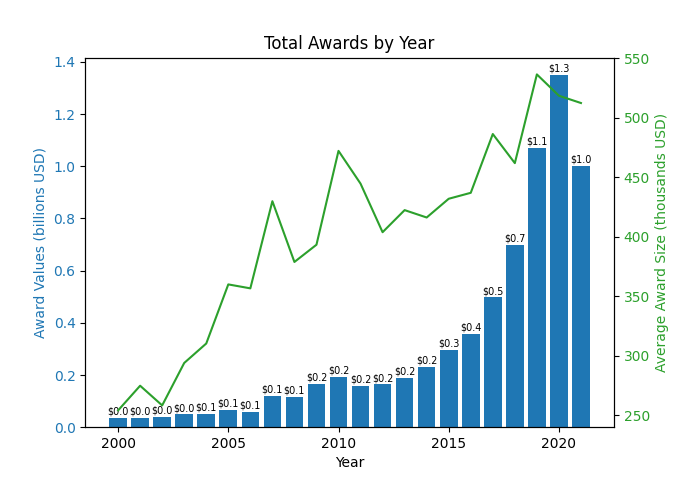

This figure's Python source:
import matplotlib.pyplot as plt
import numpy as np
import csv

"""
Created on Fri Sep 19 2021

Plot Table 2 as a figure
Award Number & Values by Year
"""

# get data from csv file
def get_by_year_data():
    years = []
    awards = []
    values = []

    with open('by_year.csv', newline='', encoding='utf8') as csvfile:
        raw_data = csv.reader(csvfile)
        next(raw_data) #skip the header

        for entry in raw_data:
            years.append(int(entry[0]))
            awards.append(int(entry[1]))
            values.append(float(entry[2]))

    return years, awards, values

# plot award number & values on same plot, 2 y-axes
def plot_by_year():
    years, awards, values = get_by_year_data()

    fig, ax1 = plt.subplots()

    # award values
    color = 'tab:blue'
    ax1.set_xlabel('Year')
    ax1.set_ylabel('Award Values (billions USD)', color=color)
    bar = ax1.bar(years, [v/1e9 for v in values], color=color) #yerr=errorbar
    ax1.tick_params(axis='y', labelcolor=color)
    ax1.bar_label(bar, fmt='$%.1f', padding=1, size='x-small')
    ax2 = ax1.twinx()

    # award size (avg) = total value/num awards
    color = 'tab:green'
    ax2.set_xlabel('Year')
    ax2.set_ylabel('Average Award Size (thousands USD)', color=color)
    ax2.plot(years, [values[i]/1e3/awards[i] for i in range(len(years))], color=color) #yerr=errorbar
    ax2.tick_params(axis='y', labelcolor=color)

    plt.title('Total Awards by Year')

    plt.show()


if __name__ == "__main__":
    plot_by_year()
    print('Done.')
